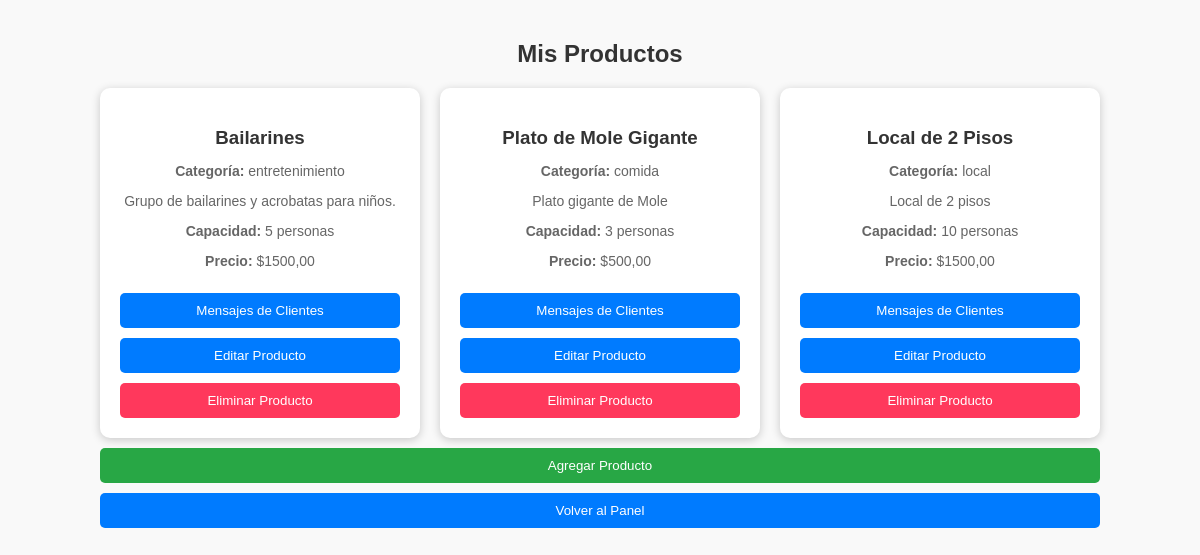
/productos/mis/ (signed in), run on the app's committed database.
### usuarios/models.py (models this page shows, shortened)
class Producto(models.Model):
    CATEGORIAS = [
        ('local', 'Local'),
        ('entretenimiento', 'Entretenimiento'),
        ('comida', 'Comida'),
    ]
    proveedor = models.ForeignKey(Usuario, on_delete=models.CASCADE)
    nombre = models.CharField(max_length=100)
    categoria = models.CharField(max_length=20, choices=CATEGORIAS)
    descripcion = models.TextField()
    capacidad = models.IntegerField()
    precio = models.DecimalField(max_digits=10, decimal_places=2)

### usuarios/views.py (the view)
# urls.py: path('productos/mis/', mis_productos, name='mis_productos'),
@login_required
def mis_productos(request):
    productos = Producto.objects.filter(proveedor=request.user)
    return render(request, 'usuarios/mis_productos.html', {'productos': productos})

### usuarios/templates/usuarios/mis_productos.html (shortened to what this page needs)
{% load static %}
<!DOCTYPE html>
<html lang="es">
<head>
    <link rel="stylesheet" href="{% static 'usuarios/mis_productos.css' %}">
</head>
<body>
    <div class="container">
        <h2>Mis Productos</h2>
        <div class="product-grid">
            {% for producto in productos %}
            <div class="product-card">
                <h3>{{ producto.nombre }}</h3>
                <p><strong>Categoría:</strong> {{ producto.categoria }}</p>
                <p>{{ producto.descripcion }}</p>
                <p><strong>Capacidad:</strong> {{ producto.capacidad }} personas</p>
                <p><strong>Precio:</strong> ${{ producto.precio }}</p>
                <a href="{% url 'mensajes_producto' producto.id %}">
                    <button>Mensajes de Clientes</button>
                </a>
                <a href="{% url 'editar_producto' producto.id %}">
                    <button>Editar Producto</button>
                </a>
                <form method="post" action="{% url 'eliminar_producto' producto.id %}" style="display:inline;">
                    <button type="submit" class="delete-button">Eliminar Producto</button>
                </form>
            </div>
            {% endfor %}
        </div>
        <a href="{% url 'agregar_producto' %}">
            <button class="add-product">Agregar Producto</button>
        </a>
        <a href="{% url 'panel_proveedor' %}">
            <button class="btn-secondary">Volver al Panel</button>
        </a>
    </div>
</body>
</html>

### static/usuarios/mis_productos.css (style rules this page uses)
body { background-color: #f9f9f9; font-family: Arial, sans-serif; margin: 0; padding: 20px; }
.container { max-width: 1000px; margin: auto; }
.product-grid { display: grid; grid-template-columns: repeat(auto-fit, minmax(300px, 1fr)); gap: 20px; }
.product-card { background-color: white; padding: 20px; border-radius: 10px; box-shadow: 0 2px 10px rgba(0, 0, 0, 0.2); text-align: center; }
h2 { color: #333; text-align: center; }
.product-card h3 { color: #333; margin-bottom: 8px; }
.product-card p { color: #666; font-size: 14px; }
button { background-color: #007bff; color: white; border: none; padding: 10px; cursor: pointer; border-radius: 5px; width: 100%; margin-top: 10px; }
.delete-button { background-color: #ff385c; }
.add-product { background-color: #28a745; }

### data on the page
Producto: nombre "Bailarines", categoria "entretenimiento", descripcion "Grupo de bailarines y acrobatas para niños.", capacidad "5", precio "1500,00"
Producto: nombre "Plato de Mole Gigante", categoria "comida", descripcion "Plato gigante de Mole", capacidad "3", precio "500,00"
Producto: nombre "Local de 2 Pisos", categoria "local", descripcion "Local de 2 pisos", capacidad "10", precio "1500,00"
